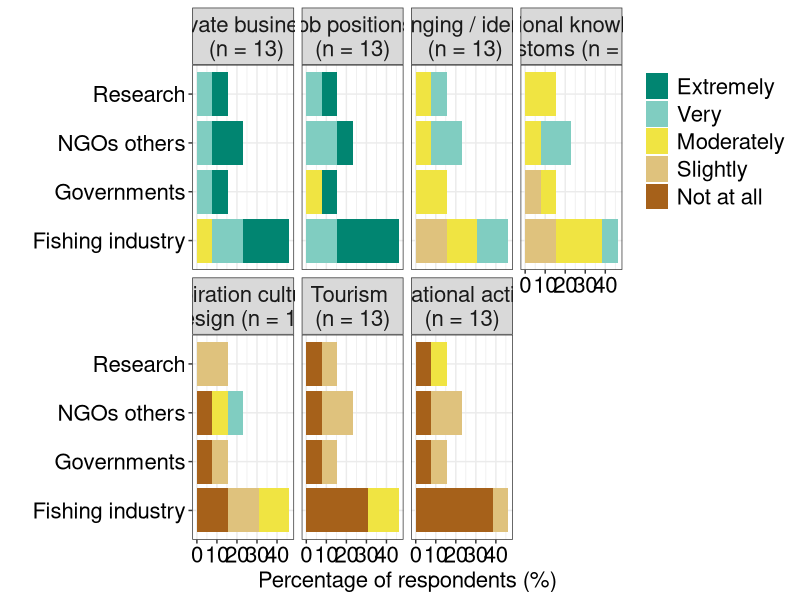

R code for this plot:
#### Description: this script produces manuscript Figure4
#### INPUT: "data.xlsx" 
#### OUTPUT: manuscript Figure4
#### Date: 18/02/2020
#### Author: Iratxe Rubio
#######################################################################

library(readxl) #read_xlsx function
library(RColorBrewer) #for colors 
library(tidyverse) 

#Open data
CV <- read_xlsx("data/data.xlsx", sheet = 4)
group <- read_xlsx("data/data.xlsx", sheet = 1)
data <- left_join(CV, group, by ="ID")

CV_vars <- c("Recreational activities \n(n = 13)", #1
             "Private business \n (n = 13)", #2
             "Inspiration culture /\ndesign (n = 13)", #3
             "Traditional knowledge \n customs (n = 13)", #4
             "Belonging / identity \n (n = 13)", #5
             "Job positions \n(n = 13)", #6
             "Tourism \n(n = 13)" #7
)

generated <- c("Not at all", #1
                "Slightly", #2
                "Moderately", #3
                "Very", #4
                "Extremely") #5

#by group
df_group <- data %>% 
              group_by(CV_component, CV_value, group) %>% 
              summarise(number = n())

df_group$CV_component <- as.factor(df_group$CV_component)
df_group$CV_value <- as.factor(df_group$CV_value)

levels(df_group$CV_component) <- CV_vars

df_group$CV_component <- factor(df_group$CV_component,
                          levels(df_group$CV_component)[c(2,6,5:3,7,1)])

levels(df_group$CV_value) <- generated

df_group$proportion <- round((df_group$number/13)*100, 1)

jpeg("Figure4.jpg", 
    width = 13, height = 6.5, units = 'in', res = 300)

ggplot(df_group, aes(x = group, fill = CV_value)) + 
  geom_bar(data = df_group,
           aes(y = proportion), 
           position = position_stack(reverse = T), 
           stat = "identity") +
  coord_flip() +
  xlab("") +
  ylab("Percentage of respondents (%)") +
  theme_bw() +
  theme(legend.title = element_blank(),
        legend.text = element_text(size = 16),
        legend.key.height = unit(0.7, "cm"),
        axis.text = element_text(size = 16, color = "black"),
        axis.title = element_text(size = 16),
        strip.text = element_text(size = 16),
        plot.title = element_text(size = 16),
        legend.justification = "top") +
  scale_fill_manual(values = c("Extremely" = "#018571", #brewer.pal(n = 5, name = 'BrBG')
                               "Very" = "#80CDC1",
                               "Moderately" = "#F0E442",
                               "Slightly" = "#DFC27D",
                               "Not at all" = "#A6611A"),
                    breaks = as.character(df_group$CV_value),
                    guide = guide_legend(reverse = T)) +
  scale_y_continuous(labels = abs) +
  facet_wrap(~CV_component, ncol = 4) 

dev.off()
